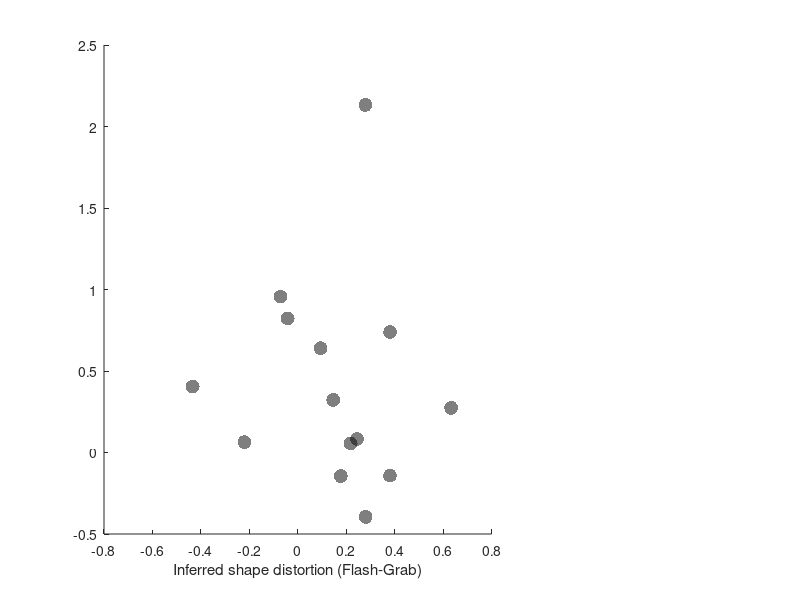

Here is the MATLAB script that generated this plot: (Note: this script raises an error after producing the figure.)
clc
clear
close all

load click_positions.mat

hBarLength_FG = frontDotX_FG - backDotX_FG;
hBarLength_FE = frontDotX_FE - backDotX_FE;

leftHand_FG = centerDotX_FG - backDotX_FG;
leftHand_FE = centerDotX_FE - backDotX_FE;

rightHand_FG = frontDotX_FG - centerDotX_FG;
rightHand_FE = frontDotX_FE - centerDotX_FE;

distortion_inferred_FG = (leftHand_FG-rightHand_FG) ./ hBarLength_FG;
distortion_inferred_FE = (leftHand_FE-rightHand_FE) ./ hBarLength_FE;

% distortion_expected_FG_pop = (mean(leftHand_FG)-mean(rightHand_FG)) ./ ...
%     mean(hBarLength_FG);
% distortion_expected_FE_pop = (mean(leftHand_FE)-mean(rightHand_FE)) ./ ...
%     mean(hBarLength_FE);

nsubjects = length(distortion_inferred_FG);

%% plot bar: FG distortion vs. FE distortion

% figure('units','inches','outerposition',[0 0 4 4])
% hold on
% 
% data_mat = [distortion_inferred_FG, distortion_inferred_FE];
% xs = scatterbar_median(data_mat);
% errorbar(1:2, median(data_mat), MAD(data_mat), ...
%     'o','color','k','linewidth',2,'marker','none')
% % xs = scatterbar(data_mat);
% % errorbar(1:2, mean(data_mat), SE(data_mat), ...
% %     'o','color','k','linewidth',2,'marker','none')
% 
% plot(xs', data_mat', 'color', .5 * ones(1,3))
% 
% xticks(1:2)
% xticklabels({'FG', 'FE'})
% 
% ylabel 'Inferred distortion'
% yline(0,'-')
% % ylim([-.2 1])
% 
% text(2.2, -.15, ['N = ',num2str(nsubjects)])
% pbaspect([1,2,1])
% 
% cleanplot

%% plot scatter

% figure('units','inches','outerposition',[0 0 4 4])
% hold on
% 
% clines = lines(7);
% 
% szMarker = 100;
% alphaMarker = .5;
% c = 'k';
% c_median = clines(7,:);
% ticks = -2:.5:3;
% lims = [-1 2.2];
% 
% scatter(distortion_inferred_FG, distortion_inferred_FE, ...
%       szMarker, c, 'fill', ...
%       'markerfacealpha',alphaMarker);
% 
% % scatter(distortion_expected_FG_pop, distortion_expected_FE_pop, ...
% %       szMarker*1.5, c_median, 'x');
% 
% title 'Inferred distortion'
% 
% xlabel 'Flash-Grab'
% xline(0,'-')
% xticks(ticks)
% xlim(lims)
% 
% ylabel 'Frame'
% yline(0,'-')
% yticks(ticks)
% ylim(lims)
% 
% text(1.5, -.75, ['N = ',num2str(nsubjects)])
% 
% axis square
% addUnityLine
% 
% cleanplot
% 
% fprintf('\n*** FG median observed distortion: %4.2f', median(distortion_inferred_FG))
% fprintf('\n*** FE median observed distortion: %4.2f\n', median(distortion_inferred_FE))

%% plots

% plot scatter

figure('units','inches','outerposition',[0 0 7.5 4])

subplot(1,3,[1 2])
hold on

clines = lines(7);

szMarker = 100;
alphaMarker = .5;
c = 'k';
c_median = clines(7,:);
ticks = -10:.5:10;
lims = [-.7 2.2];

scatter(distortion_inferred_FG, distortion_inferred_FE, ...
    szMarker, c, 'fill', ...
    'markerfacealpha',alphaMarker)

% scatter(hBarCenter_FG_pop, hBarCenter_FE_pop, ...
%       szMarker*1.5, c_median, 'x');

% title 'Position shift (dva)'

xlabel 'Inferred shape distortion (Flash-Grab)'
xline(0,'-')
xticks(ticks)
xlim(lims)

ylabel 'Inferred shape distortion (Frame)'
yline(0,'-')
yticks(ticks)
ylim(lims)

text(1.5, .15, ['N = ',num2str(nsubjects)])

axis square
addUnityLine

cleanplot

fprintf([ ...    
    '\n -----------------------' ...
    '\n FE median inferred shape distortion = %4.2f'...
    '\n FG median inferred shape distortion = %4.2f\n'], ...
median(distortion_inferred_FE), ...
median(distortion_inferred_FG))


% plot difference

subplot(1,3,3)
hold on

data_mat = distortion_inferred_FE - distortion_inferred_FG;
xs = scatterbar_median(data_mat);
errorbar(1, median(data_mat), MAD(data_mat), ...
    'o','color','k','linewidth',2,'marker','none')

set(gca,'xcolor','none')

ylabel({'Inferred shape distortion difference', '(Frame – Flash-Grab)'})
yline(0,'-')
ylim([-1 2.2])

% stat
[delta, ~, p, W, z, r] = signrank_full(distortion_inferred_FE, distortion_inferred_FG);
fprintf([ ...
    '\n <Inferred distortion difference>' ...
    '\n -----------------------' ...
    '\n median difference = %4.2f'...
    '\n W = %5.2f' ...
    '\n z = %5.2f' ...
    '\n p = %5.3f' ...
    '\n r = %4.2f \n'], ...
delta,W,z,p,r)
statbar(1, 1, 2.2, p);

pbaspect([1,2,1])

cleanplot

%% save figure
set(gcf,'papersize',[8.3 11.7])
saveas(gcf,'../../results/fig06.pdf')
